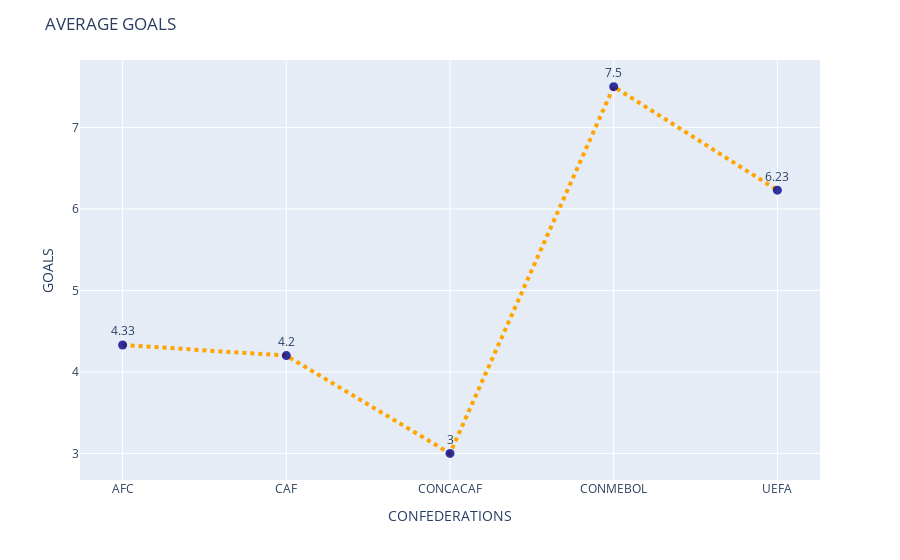

The cell this chart's notebook holds for it:
### Code cell
fig = px.line(group_conf, x="confe", y="goals",markers=True,text = 'goals')
fig.update_traces(line = dict(dash = "dot", width = 4, color = "orange"),
                  marker = dict(color = "darkblue", size = 9, opacity = 0.8))
fig.update_traces(textposition="bottom right")
fig.update_traces(textposition = "top center")
fig.update_layout(
    xaxis_title="CONFEDERATIONS",  # Renombrar el eje X
    yaxis_title="GOALS",
       title="AVERAGE GOALS"   # Renombrar el eje Y
)
fig.show()

### Figure 1 — Plotly figure (JSON) as saved in the notebook; plotly's stock layout.template omitted (floating-point values rounded to 4 significant figures)
{"data": [{"hovertemplate": "confe=%{x}<br>goals=%{text}<extra></extra>", "legendgroup": "", "line": {"color": "orange", "dash": "dot", "width": 4}, "marker": {"color": "darkblue", "opacity": 0.8, "size": 9, "symbol": "circle"}, "mode": "markers+text+lines", "name": "", "orientation": "v", "showlegend": false, "text": [4.33, 4.2, 3, 7.5, 6.23], "textposition": "top center", "type": "scatter", "x": ["AFC", "CAF", "CONCACAF", "CONMEBOL", "UEFA"], "xaxis": "x", "y": [4.33, 4.2, 3, 7.5, 6.23], "yaxis": "y"}], "layout": {"legend": {"tracegroupgap": 0}, "margin": {"t": 60}, "title": {"text": "AVERAGE GOALS"}, "xaxis": {"anchor": "y", "domain": [0, 1], "title": {"text": "CONFEDERATIONS"}}, "yaxis": {"anchor": "x", "domain": [0, 1], "title": {"text": "GOALS"}}}}
